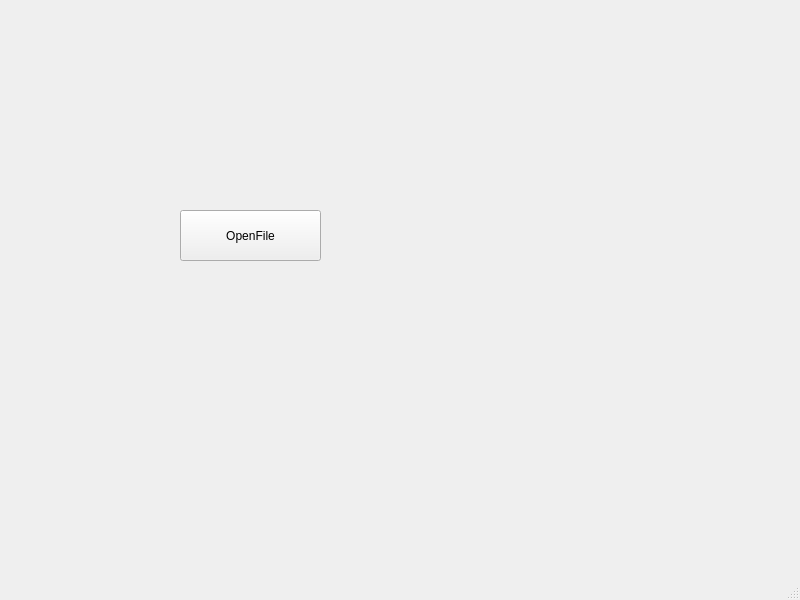
<?xml version="1.0" encoding="UTF-8"?>
<ui version="4.0">
 <class>MainWindow</class>
 <widget class="QMainWindow" name="MainWindow">
  <property name="geometry">
   <rect>
    <x>0</x>
    <y>0</y>
    <width>800</width>
    <height>600</height>
   </rect>
  </property>
  <property name="windowTitle">
   <string>MainWindow</string>
  </property>
  <widget class="QWidget" name="centralwidget">
   <widget class="QPushButton" name="pushButton">
    <property name="geometry">
     <rect>
      <x>180</x>
      <y>210</y>
      <width>141</width>
      <height>51</height>
     </rect>
    </property>
    <property name="text">
     <string>OpenFile</string>
    </property>
   </widget>
  </widget>
  <widget class="QMenuBar" name="menubar">
   <property name="geometry">
    <rect>
     <x>0</x>
     <y>0</y>
     <width>800</width>
     <height>21</height>
    </rect>
   </property>
  </widget>
  <widget class="QStatusBar" name="statusbar"/>
 </widget>
 <resources/>
 <connections/>
</ui>
